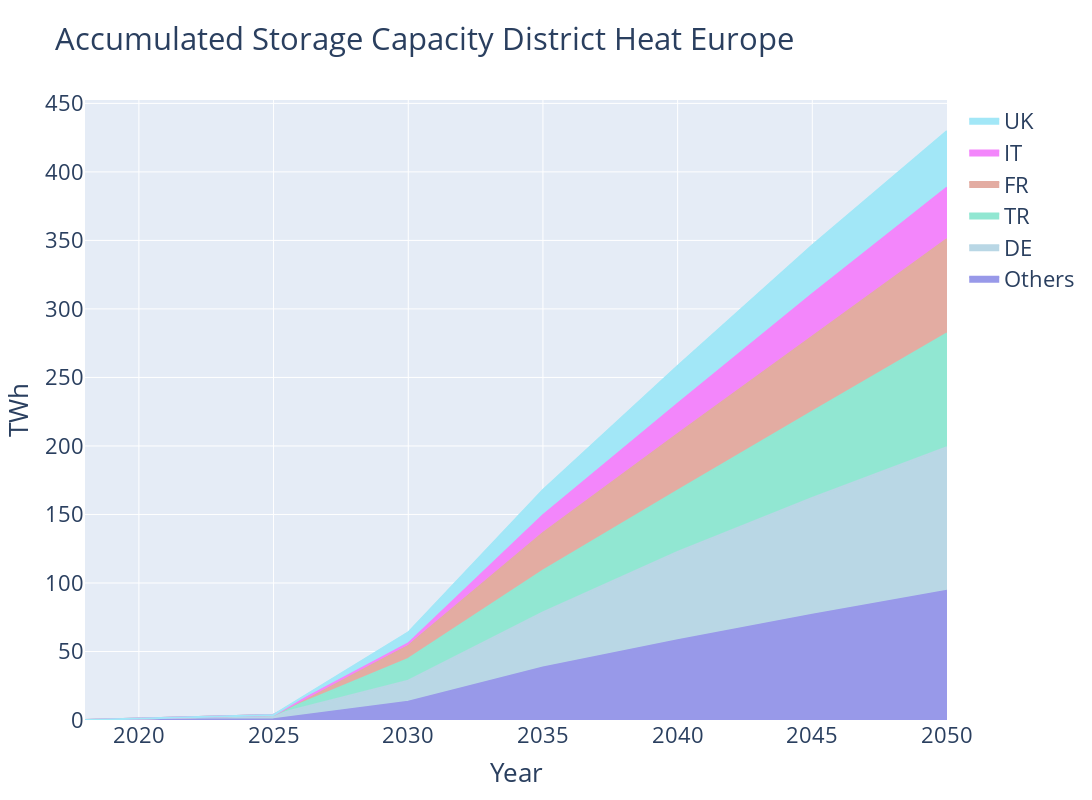
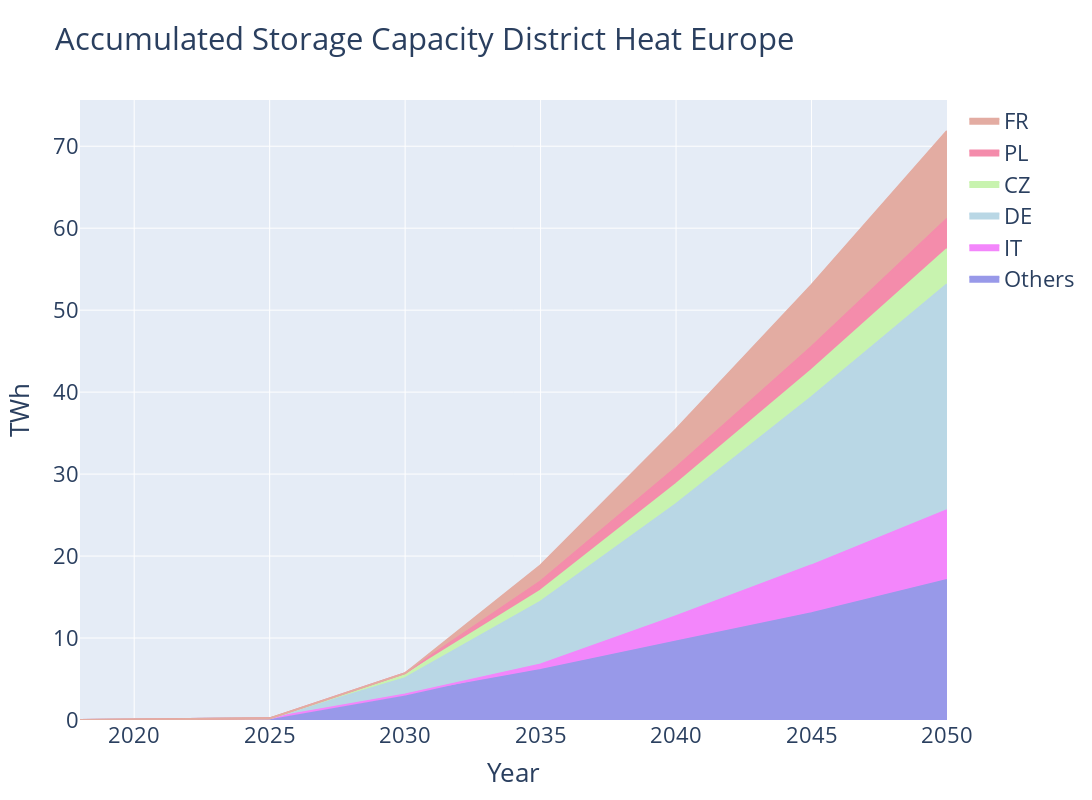

Source (notebook cell) for these figures, in order:
### Code cell
#stacked_accumulated_energy(DAILY_DATA, region=REGION, title_addon="Daily", write_fig=WRITE_FIGS)[0].show()
stacked_accumulated_energy(SEASON_DATA, region=REGION, title_addon="", write_fig=WRITE_FIGS).show()
stacked_accumulated_energy(EXPENSIVE_HLDH, region=REGION, title_addon="Expensive", write_fig=WRITE_FIGS).show()

### Figure 1 — Plotly figure (JSON) as saved in the notebook; plotly's stock layout.template omitted (floating-point values rounded to 4 significant figures)
{"data": [{"fillcolor": "#9899e9", "legendgroup": "Others", "line": {"color": "#9899e9"}, "name": "Others", "showlegend": true, "stackgroup": "one", "type": "scatter", "x": [2040, 2035, 2030, 2025, 2018, 2050, 2045], "y": [58.16, 38.38, 13.39, 0.5091, 1.037e-08, 94.29, 76.77]}, {"fillcolor": "#b9d7e5", "legendgroup": "DE", "line": {"color": "#b9d7e5"}, "name": "DE", "showlegend": true, "stackgroup": "one", "type": "scatter", "x": [2018, 2025, 2030, 2035, 2040, 2045, 2050], "y": [3.844e-10, 3.194, 15.34, 40.16, 64.58, 85.32, 104.8]}, {"fillcolor": "#91e7d2", "legendgroup": "TR", "line": {"color": "#91e7d2"}, "name": "TR", "showlegend": true, "stackgroup": "one", "type": "scatter", "x": [2050, 2040, 2035, 2030, 2025, 2018, 2045], "y": [82.99, 44.62, 30.42, 15.9, 1.219e-07, 3.789e-10, 63.01]}, {"fillcolor": "#e3aca2", "legendgroup": "FR", "line": {"color": "#e3aca2"}, "name": "FR", "showlegend": true, "stackgroup": "one", "type": "scatter", "x": [2050, 2045, 2040, 2025, 2030, 2018, 2035], "y": [68.9, 54.72, 41.24, 5.793e-08, 9.486, 3.433e-10, 27.56]}, {"fillcolor": "#f386fb", "legendgroup": "IT", "line": {"color": "#f386fb"}, "name": "IT", "showlegend": true, "stackgroup": "one", "type": "scatter", "x": [2040, 2045, 2035, 2050, 2025, 2018, 2030], "y": [22.26, 31.1, 12.97, 37.61, 2.011e-07, 4.578e-10, 1.805]}, {"fillcolor": "#a2e7f7", "legendgroup": "UK", "line": {"color": "#a2e7f7"}, "name": "UK", "showlegend": true, "stackgroup": "one", "type": "scatter", "x": [2018, 2030, 2035, 2040, 2045, 2050, 2025], "y": [4.093e-10, 7.97, 18.31, 27.42, 35.59, 41.22, 3.878e-08]}], "layout": {"barmode": "stack", "font": {"size": 22}, "height": 800, "legend": {"traceorder": "reversed"}, "title": {"text": "Accumulated Storage Capacity District Heat Europe"}, "width": 1400, "xaxis": {"title": {"text": "Year"}}, "yaxis": {"title": {"text": "TWh"}}}}

### Figure 2 — Plotly figure (JSON) as saved in the notebook; plotly's stock layout.template omitted (floating-point values rounded to 4 significant figures)
{"data": [{"fillcolor": "#9899e9", "legendgroup": "Others", "line": {"color": "#9899e9"}, "name": "Others", "showlegend": true, "stackgroup": "one", "type": "scatter", "x": [2040, 2035, 2030, 2025, 2018, 2050, 2045], "y": [9.573, 6.103, 3.123, 0.2007, 2.878e-10, 17.09, 13.02]}, {"fillcolor": "#f386fb", "legendgroup": "IT", "line": {"color": "#f386fb"}, "name": "IT", "showlegend": true, "stackgroup": "one", "type": "scatter", "x": [2018, 2025, 2030, 2035, 2040, 2045, 2050], "y": [1.147e-11, 1.218e-09, 2.982e-09, 0.6804, 3.092, 5.856, 8.51]}, {"fillcolor": "#b9d7e5", "legendgroup": "DE", "line": {"color": "#b9d7e5"}, "name": "DE", "showlegend": true, "stackgroup": "one", "type": "scatter", "x": [2050, 2045, 2040, 2025, 2030, 2018, 2035], "y": [27.58, 20.53, 13.68, 1.072e-09, 1.975, 7.707e-12, 7.673]}, {"fillcolor": "#c8f3af", "legendgroup": "CZ", "line": {"color": "#c8f3af"}, "name": "CZ", "showlegend": true, "stackgroup": "one", "type": "scatter", "x": [2018, 2025, 2030, 2035, 2040, 2045, 2050], "y": [7.191e-12, 6.11e-10, 0.4387, 1.324, 2.448, 3.307, 4.295]}, {"fillcolor": "#f48cab", "legendgroup": "PL", "line": {"color": "#f48cab"}, "name": "PL", "showlegend": true, "stackgroup": "one", "type": "scatter", "x": [2050, 2040, 2035, 2030, 2018, 2045, 2025], "y": [3.671, 2.023, 1.13, 0.1732, 1.055e-11, 2.843, 1.751e-07]}, {"fillcolor": "#e3aca2", "legendgroup": "FR", "line": {"color": "#e3aca2"}, "name": "FR", "showlegend": true, "stackgroup": "one", "type": "scatter", "x": [2040, 2045, 2035, 2050, 2025, 2018, 2030], "y": [4.663, 7.541, 1.959, 10.72, 5.655e-10, 7.582e-12, 2.525e-09]}], "layout": {"barmode": "stack", "font": {"size": 22}, "height": 800, "legend": {"traceorder": "reversed"}, "title": {"text": "Accumulated Storage Capacity District Heat Europe"}, "width": 1400, "xaxis": {"title": {"text": "Year"}}, "yaxis": {"title": {"text": "TWh"}}}}
